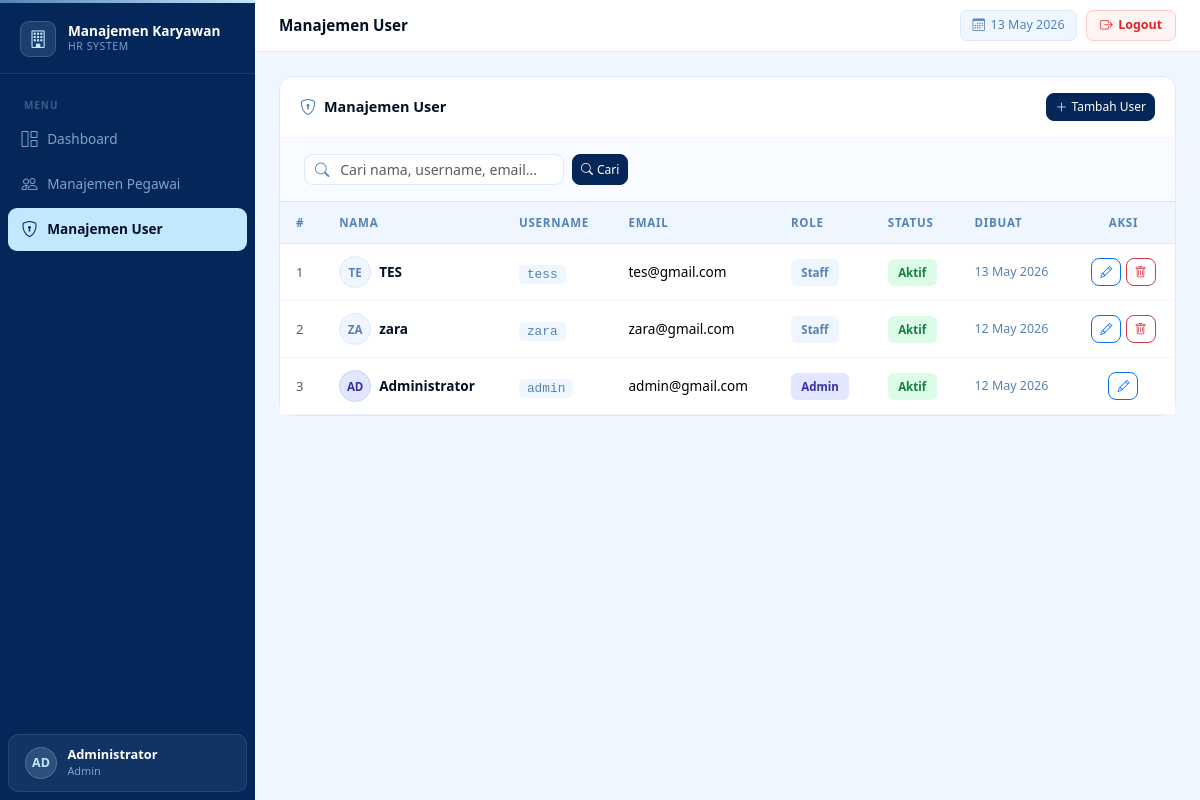
The page /pages/users/index.php (signed in) on the database its author committed.
### tables this page shows
CREATE TABLE `users` (
  `id` int(11) NOT NULL,
  `nama` varchar(100) NOT NULL,
  `username` varchar(50) NOT NULL,
  `email` varchar(100) NOT NULL,
  `password` varchar(255) NOT NULL,
  `role` enum('admin','staff') NOT NULL DEFAULT 'staff',
  `status` tinyint(1) NOT NULL DEFAULT 1,
  `created_at` datetime DEFAULT NULL,
  `updated_at` datetime DEFAULT NULL
);

### includes/functions.php (called while the page is built, shortened)
<?php
function e(string $val): string {
    return htmlspecialchars($val, ENT_QUOTES);
}

### includes/auth.php (called while the page is built, shortened)
<?php
function currentUser(): array {
    return [
        'id' => $_SESSION['user_id'] ?? null,
        'nama' => $_SESSION['user_nama'] ?? '',
        'username' => $_SESSION['user_uname'] ?? '',
        'role' => $_SESSION['user_role'] ?? '',
    ];
}

### pages/users/index.php (the view, shortened to what this page needs)
<?php
include __DIR__ . '/../layout/header.php';
$db = getDB();
$search = trim($_GET['search'] ?? '');
$page = max(1, (int)($_GET['p'] ?? 1));
$limit = 10;
$offset = ($page - 1) * $limit;
$where  = "WHERE 1=1";
$params = []; $types = '';
$p = $params; $p[] = $limit; $p[] = $offset; $t = $types . 'ii';
$stmt = $db->prepare("SELECT * FROM users $where ORDER BY created_at DESC LIMIT ? OFFSET ?");
$stmt->bind_param($t, ...$p);
$stmt->execute();
$users = $stmt->get_result()->fetch_all(MYSQLI_ASSOC);
?>
<div class="card">
    <div class="card-header d-flex align-items-center justify-content-between">
        <div class="d-flex align-items-center gap-2">
            <i class="bi bi-shield-lock" style="color:var(--mid-blue)"></i>
            <span style="font-size:.9rem;font-weight:700;color:var(--navy)">Manajemen User</span>
        </div>
        <a href="/manajemen_karyawan/pages/users/create.php" class="btn btn-primary btn-sm">
            <i class="bi bi-plus-lg me-1"></i>Tambah User
        </a>
    </div>
    <div class="px-4 py-3 border-bottom" style="background:#f8fbff">
        <form class="d-flex gap-2" method="GET">
            <div class="search-shell">
                <input type="text" name="search" class="form-control form-control-sm"
                       style="width:260px" placeholder="Cari nama, username, email..."
                       value="<?= e($search) ?>">
            </div>
            <button class="btn btn-primary btn-sm">
                <i class="bi bi-search me-1"></i>Cari
            </button>
        </form>
    </div>
    <div class="table-responsive">
        <table class="table mb-0">
            <thead>
                <tr>
                    <th>#</th>
                    <th>Nama</th>
                    <th>Username</th>
                    <th>Email</th>
                    <th>Role</th>
                    <th>Status</th>
                    <th>Dibuat</th>
                    <th class="text-center">Aksi</th>
                </tr>
            </thead>
            <tbody>
            <?php if (empty($users)): ?>
                <tr>
                    <td colspan="8" class="text-center py-5 text-muted">
                        <i class="bi bi-inbox fs-3 d-block mb-2" style="color:#dbeafe"></i>
                        Tidak ada data user ditemukan
                    </td>
                </tr>
            <?php else: ?>
            <?php $no = $offset + 1; foreach ($users as $u): ?>
                <tr>
                    <td class="text-muted" style="font-size:.82rem"><?= $no++ ?></td>
                    <td>
                        <div class="d-flex align-items-center gap-2">
                            <div style="width:32px;height:32px;border-radius:50%;
                                        background:<?= $u['role']==='admin' ? '#e0e7ff' : '#f0f6ff' ?>;
                                        border:1.5px solid <?= $u['role']==='admin' ? '#c7d2fe' : '#dbeafe' ?>;
                                        display:flex;align-items:center;justify-content:center;
                                        font-size:.72rem;font-weight:700;flex-shrink:0;
                                        color:<?= $u['role']==='admin' ? '#3730a3' : 'var(--mid-blue)' ?>">
                                <?= strtoupper(substr($u['nama'], 0, 2)) ?>
                            </div>
                            <span style="font-size:.85rem;font-weight:600;color:var(--navy)">
                                <?= e($u['nama']) ?>
                            </span>
                        </div>
                    </td>
                    <td>
                        <code style="font-size:.8rem;color:var(--mid-blue);background:#f0f6ff;padding:2px 8px;border-radius:5px">
                            <?= e($u['username']) ?>
                        </code>
                    </td>
                    <td style="font-size:.85rem"><?= e($u['email']) ?></td>
                    <td>
                        <span class="badge-<?= $u['role'] ?>">
                            <?= ucfirst($u['role']) ?>
                        </span>
                    </td>
                    <td>
                        <span class="<?= $u['status'] ? 'badge-aktif' : 'badge-nonaktif' ?>">
                            <?= $u['status'] ? 'Aktif' : 'Nonaktif' ?>
                        </span>
                    </td>
                    <td style="font-size:.78rem;color:var(--mid-blue)">
                        <?= $u['created_at'] ? date('d M Y', strtotime($u['created_at'])) : '-' ?>
                    </td>
                    <td class="text-center">
                        <a href="/manajemen_karyawan/pages/users/edit.php?id=<?= $u['id'] ?>"
                           class="btn btn-sm btn-outline-primary" title="Edit">
                            <i class="bi bi-pencil"></i>
                        </a>
                        <?php if ($u['id'] !== (int)currentUser()['id']): ?>
                        <a href="/manajemen_karyawan/pages/users/delete.php?id=<?= $u['id'] ?>"
                           class="btn btn-sm btn-outline-danger btn-hapus" title="Hapus">
                            <i class="bi bi-trash"></i>
                        </a>
                        <?php endif; ?>
                    </td>
                </tr>
            <?php endforeach; endif; ?>
            </tbody>
        </table>
    </div>
</div>
<?php include __DIR__ . '/../layout/footer.php'; ?>

### pages/layout/header.php (style rules this page uses)
:root { --navy: #021024; --dark-blue: #052659; --mid-blue: #5483B3; --light-blue: #7DA0CA; --pale-blue: #C1E8FF; --sidebar-w: 255px; }
*, *::before, *::after { box-sizing: border-box; }
body { background: #f0f6ff; font-family: 'Segoe UI', system-ui, sans-serif; color: var(--navy); }
.card { border: 1px solid #dbeafe; border-radius: 14px; box-shadow: none; background: #fff; }
.card-header { background: #fff; border-bottom: 1px solid #f0f6ff; border-radius: 14px 14px 0 0 !important; padding: 1rem 1.25rem; }
.table thead th { background: #f0f6ff; font-size: .72rem; font-weight: 700; text-transform: uppercase; letter-spacing: .07em; color: var(--mid-blue); border-bottom: 1.5px solid #dbeafe; padding: .75rem 1rem; }
.table tbody td { padding: .75rem 1rem; vertical-align: middle; border-color: #f0f6ff; }
.badge-aktif { background: #dcfce7; color: #15803d; font-size: .72rem; font-weight: 600; padding: .3rem .65rem; border-radius: 6px; display: inline-block; }
.badge-admin { background: #e0e7ff; color: #3730a3; font-size: .72rem; font-weight: 600; padding: .3rem .65rem; border-radius: 6px; display: inline-block; }
.badge-staff { background: #f0f6ff; color: #5483B3; font-size: .72rem; font-weight: 600; padding: .3rem .65rem; border-radius: 6px; display: inline-block; }
.form-control, .form-select { border-color: #dbeafe; border-radius: 9px; font-size: .88rem; color: var(--navy); }
.btn-primary { background: var(--dark-blue); border-color: var(--dark-blue); font-size: .85rem; font-weight: 600; }
.btn { border-radius: 8px; font-size: .82rem; font-weight: 500; }
.btn-sm { font-size: .75rem; }
.search-shell { position: relative; display: flex; align-items: center; }
.search-shell input { padding-left: 2.2rem; }

### rows shown on the page
users: nama "TE", nama "TES", username "tess", email "tes@gmail.com", role "Staff", status "Aktif", created_at "13 May 2026"
users: nama "ZA", nama "zara", username "zara", email "zara@gmail.com", role "Staff", status "Aktif", created_at "12 May 2026"
users: nama "AD", nama "Administrator", username "admin", email "admin@gmail.com", role "Admin", status "Aktif", created_at "12 May 2026"

### other values the page prints
substr($cu['nama'], 0, 2) "AD"
$cu['nama'] "Administrator"
$cu['role'] "Admin"
$title "Manajemen User"
